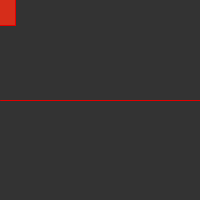
Frame 1 (no input)
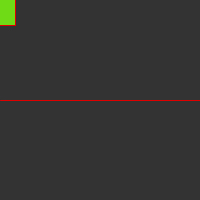
Frame 60 (the mouse pressed at the canvas centre just before this capture)
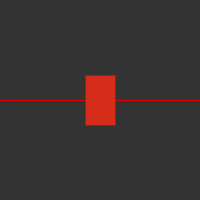
Frame 120 (the mouse held since frame 60 and released just before this capture)

The Processing sketch that drew these frames (run headless with seeded random() and noise(); from frame 60 on, the mouse is pressed at the canvas centre):

// Processing sketch: processing_112606
// ── processing_112606.pde

int value=#D62D1A;
void setup(){
  size(200, 200);
}
void draw(){
  background(51);
  stroke(225,0,0);
  line(0,100, 200,100);
  fill(value);
  rect(mouseX-15, mouseY-25, 30,50);
  
  if(mouseY<100) {
          value = #6EDB16;
        } else {
value = #D62D1A; }
  }
